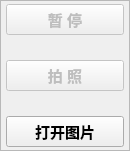
           <widget class="QFrame" name="frame_16">
            <property name="minimumSize">
             <size>
              <width>120</width>
              <height>0</height>
             </size>
            </property>
            <property name="maximumSize">
             <size>
              <width>130</width>
              <height>16777215</height>
             </size>
            </property>
            <property name="frameShape">
             <enum>QFrame::StyledPanel</enum>
            </property>
            <property name="frameShadow">
             <enum>QFrame::Raised</enum>
            </property>
            <layout class="QVBoxLayout" name="verticalLayout_15">
             <property name="spacing">
              <number>25</number>
             </property>
             <property name="leftMargin">
              <number>5</number>
             </property>
             <property name="topMargin">
              <number>3</number>
             </property>
             <property name="rightMargin">
              <number>5</number>
             </property>
             <property name="bottomMargin">
              <number>3</number>
             </property>
             <item>
              <widget class="QPushButton" name="m_pauseButton">
               <property name="enabled">
                <bool>false</bool>
               </property>
               <property name="sizePolicy">
                <sizepolicy hsizetype="Minimum" vsizetype="Preferred">
                 <horstretch>0</horstretch>
                 <verstretch>0</verstretch>
                </sizepolicy>
               </property>
               <property name="maximumSize">
                <size>
                 <width>16777215</width>
                 <height>16777215</height>
                </size>
               </property>
               <property name="font">
                <font>
                 <pointsize>11</pointsize>
                 <weight>75</weight>
                 <bold>true</bold>
                </font>
               </property>
               <property name="text">
                <string>暂 停</string>
               </property>
              </widget>
             </item>
             <item>
              <widget class="QPushButton" name="m_imageTakingButton">
               <property name="enabled">
                <bool>false</bool>
               </property>
               <property name="sizePolicy">
                <sizepolicy hsizetype="Minimum" vsizetype="Preferred">
                 <horstretch>0</horstretch>
                 <verstretch>0</verstretch>
                </sizepolicy>
               </property>
               <property name="minimumSize">
                <size>
                 <width>0</width>
                 <height>30</height>
                </size>
               </property>
               <property name="font">
                <font>
                 <family>Arial</family>
                 <pointsize>11</pointsize>
                 <weight>75</weight>
                 <bold>true</bold>
                </font>
               </property>
               <property name="text">
                <string>拍 照</string>
               </property>
               <property name="iconSize">
                <size>
                 <width>25</width>
                 <height>0</height>
                </size>
               </property>
              </widget>
             </item>
             <item>
              <widget class="QPushButton" name="m_openImage">
               <property name="sizePolicy">
                <sizepolicy hsizetype="Preferred" vsizetype="Preferred">
                 <horstretch>0</horstretch>
                 <verstretch>0</verstretch>
                </sizepolicy>
               </property>
               <property name="minimumSize">
                <size>
                 <width>0</width>
                 <height>0</height>
                </size>
               </property>
               <property name="maximumSize">
                <size>
                 <width>16777215</width>
                 <height>16777215</height>
                </size>
               </property>
               <property name="font">
                <font>
                 <family>Agency FB</family>
                 <pointsize>11</pointsize>
                 <weight>75</weight>
                 <bold>true</bold>
                </font>
               </property>
               <property name="text">
                <string>打开图片</string>
               </property>
              </widget>
             </item>
            </layout>
           </widget>
